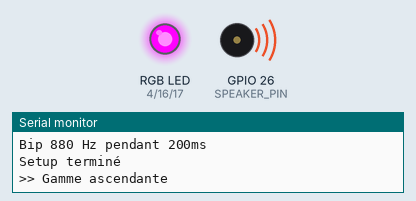
This sketch was run on a simulated ESP32. Parts: an RGB LED mixed from three pins (HIGH = lit), buzzer (waves = sounding), the last lines printed to the serial monitor.

Above: at 2.61 s.
At 3.85 s:
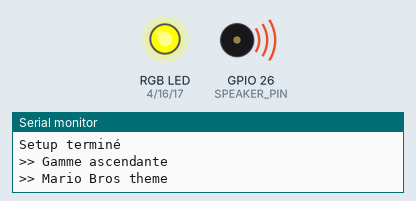
At 5.7 s:
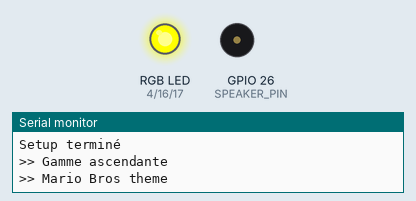
At 8.1 s:
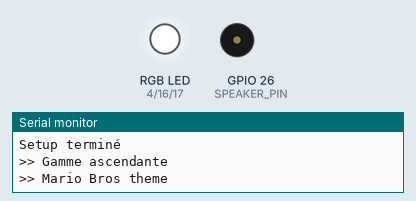
Timing chart, 0 to 10.9 s (numbered marks = the images above):
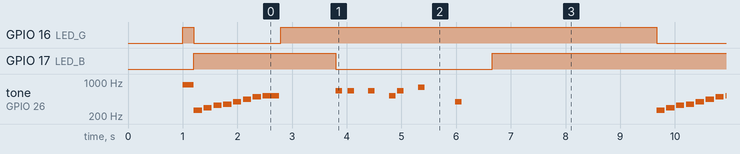

Measured:
- by itself, GPIO 16 (LED_G): alternates HIGH for 6.9 s and LOW for 1.6 s
- by itself, GPIO 17 (LED_B): alternates HIGH for 5.6 s and LOW for 2.9 s
- by itself, tone on GPIO 26 (SPEAKER_PIN): plays 880 Hz for 0.20 s, 262 Hz for 0.15 s, 294 Hz for 0.15 s, 330 Hz for 0.15 s, 349 Hz for 0.15 s, 392 Hz for 0.15 s … (76 notes in this stretch)

The sketch:

Buzzer_Test.ino
```cpp
/*
 * Buzzer_Test - ESP32-2432S028 (Cheap Yellow Display)
 *
 * Teste le speaker sur GPIO26 : gamme ascendante puis thème Mario Bros,
 * en boucle avec pause de 3s entre chaque cycle.
 * LED RGB sert d'indicateur visuel de l'état.
 *
 * Board: ESP32 Dev Module (CYD)
 * FQBN: esp32:esp32:esp32
 *
 * @dependencies (aucune)
 */

#define SPEAKER_PIN 26
#define LED_R 4
#define LED_G 16
#define LED_B 17

// Fréquences des notes (Hz)
#define NOTE_C4  262
#define NOTE_D4  294
#define NOTE_E4  330
#define NOTE_F4  349
#define NOTE_G4  392
#define NOTE_A4  440
#define NOTE_B4  494
#define NOTE_C5  523
#define NOTE_D5  587
#define NOTE_E5  659
#define NOTE_F5  698
#define NOTE_G5  784
#define NOTE_A5  880
#define NOTE_B5  988
#define REST     0

struct Note {
  int freq;
  int duration;  // ms
};

const Note scale[] = {
  {NOTE_C4, 150}, {NOTE_D4, 150}, {NOTE_E4, 150}, {NOTE_F4, 150},
  {NOTE_G4, 150}, {NOTE_A4, 150}, {NOTE_B4, 150}, {NOTE_C5, 300},
};

const Note mario[] = {
  {NOTE_E5, 120}, {REST, 40},
  {NOTE_E5, 120}, {REST, 200},
  {NOTE_E5, 120}, {REST, 200},
  {NOTE_C5, 120}, {NOTE_E5, 120}, {REST, 200},
  {NOTE_G5, 120}, {REST, 500},
  {NOTE_G4, 120}, {REST, 500},
};

// LED RGB active LOW : LOW = allumé, HIGH = éteint
void setLed(bool r, bool g, bool b) {
  digitalWrite(LED_R, r ? LOW : HIGH);
  digitalWrite(LED_G, g ? LOW : HIGH);
  digitalWrite(LED_B, b ? LOW : HIGH);
}

void playNote(int freq, int duration) {
  if (freq > 0) {
    ledcWriteTone(SPEAKER_PIN, freq);
  } else {
    ledcWriteTone(SPEAKER_PIN, 0);
  }
  delay(duration);
  ledcWriteTone(SPEAKER_PIN, 0);
  delay(30);
}

void playMelody(const Note* melody, size_t length) {
  for (size_t i = 0; i < length; i++) {
    playNote(melody[i].freq, melody[i].duration);
  }
}

void setup() {
  Serial.begin(115200);
  delay(1000);
  Serial.println("\n=== Buzzer Test v2 - LEDC API ===");
  Serial.flush();

  pinMode(LED_R, OUTPUT);
  pinMode(LED_G, OUTPUT);
  pinMode(LED_B, OUTPUT);
  setLed(true, false, false);  // ROUGE = setup
  Serial.println("LED rouge ON");
  Serial.flush();

  // Configuration LEDC sur GPIO26 : freq initiale 1kHz, résolution 8 bits
  if (!ledcAttach(SPEAKER_PIN, 1000, 8)) {
    Serial.println("ERREUR: ledcAttach a échoué !");
    Serial.flush();
  } else {
    Serial.println("LEDC attaché OK sur GPIO26");
    Serial.flush();
  }

  // Bip de démarrage
  Serial.println("Bip 880 Hz pendant 200ms");
  Serial.flush();
  setLed(false, false, true);  // BLEU pendant le bip
  ledcWriteTone(SPEAKER_PIN, 880);
  delay(200);
  ledcWriteTone(SPEAKER_PIN, 0);
  setLed(false, false, false);  // OFF
  Serial.println("Setup terminé");
  Serial.flush();
}

void loop() {
  Serial.println(">> Gamme ascendante");
  Serial.flush();
  setLed(false, true, false);  // VERT
  playMelody(scale, sizeof(scale) / sizeof(scale[0]));
  setLed(false, false, false);
  delay(1000);

  Serial.println(">> Mario Bros theme");
  Serial.flush();
  setLed(false, false, true);  // BLEU
  playMelody(mario, sizeof(mario) / sizeof(mario[0]));
  setLed(false, false, false);
  delay(3000);
}
```
